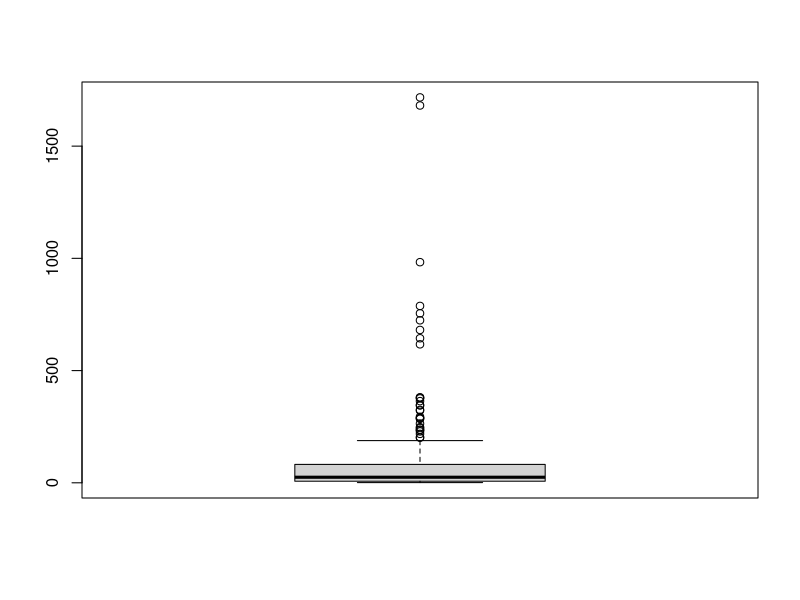

Recreate this plot in R. (Note: this script raises an error after producing the figure.)
## ---- chunk 1
knitr::opts_chunk$set(echo = TRUE)
## ---- chunk 2
library(vegan)
data(BCI)
## UTM Coordinates (in metres)
BCI_xy = data.frame(x = rep(seq(625754, 626654, by=100), each=5), 
                    y = rep(seq(1011569,  1011969, by=100), len=50))
head(BCI)
## ---- chunk 3
#looking at overall abundance of species
BCI_sum <- sapply(BCI, sum)
boxplot(BCI_sum)
plot(density(log10(BCI_total)))
abline(v=log10(25), col='red')

#What is the midpoint?
quantile(BCI_sum, 0.5)

BCI_total <- apply(BCI, 2, sum)

BCI_new <- rbind(BCI, BCI_total)

#subset data to where everything below the midpoint is rare, and everything above is #common
common = BCI
for (i in ncol(BCI_new)) {
  sp_abundance = sum(BCI[,1])
  if (sp_abundance < 25)
    common = common[,-i]
}

rare = BCI
for (i in ncol(BCI_new)) {
  sp_abundance = sum(BCI[,1])
  if (sp_abundance > 25)
    common = common[,-i]
}
## ---- chunk 4
#is there spatial dependence in rare versus abundant species?

## ---- chunk 5
#sp_ids = c("Cordia.lasiocalyx", "Hirtella.triandra",
#           "Picramnia.latifolia", "Quassia.amara",
#           "Tabernaemontana.arborea", "Trattinnickia.aspera", 
#           "Xylopia.macrantha")
